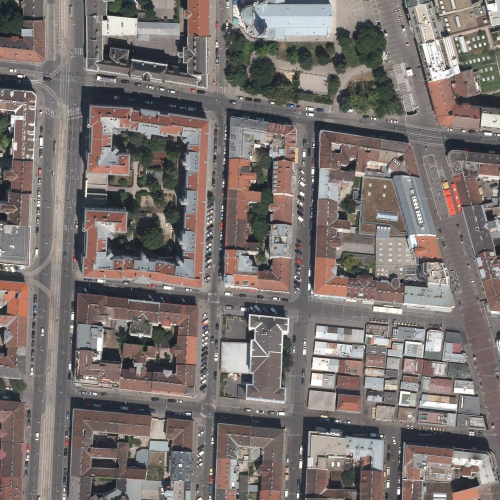
#> input picture images/aerial1.jpg, 1000 x 1000 px (shown at 1/2 size)
$ python basic_enhancement.py
#> lines starting #> are read from the running program, lines starting #| are printed output that depends on the picture
import cv2
import numpy as np

input_path = "images/aerial1.jpg"

img = cv2.imread(input_path)
#> img is the input picture: shape (1000, 1000, 3); mean B, G, R 110.7, 113.3, 121.2
img_gray = cv2.imread(input_path, cv2.IMREAD_GRAYSCALE)
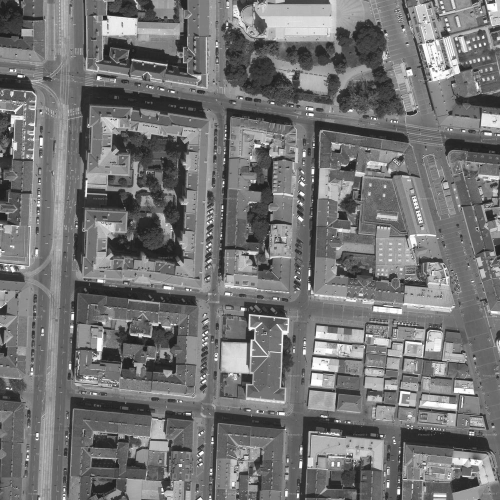
#> img_gray: shape (1000, 1000) (shown at 1/2 size); min 16, max 255, mean 115.4


# resolution enhancement
scale_x = 2
scale_y = 2
# bicubic
bicubic = cv2.resize(img, None, fx=scale_x, fy=scale_y, interpolation=cv2.INTER_CUBIC)
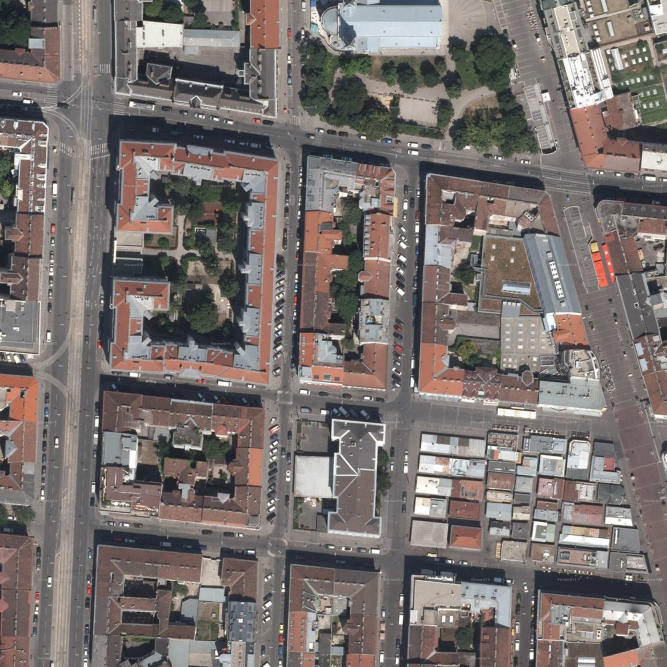
#> bicubic: shape (2000, 2000, 3) (shown at 1/3 size); mean B, G, R 110.7, 113.3, 121.2
cv2.imwrite("images/bicubic.jpg", bicubic)

# contrast enhancement
# general histogram equalisation

ghe = cv2.equalizeHist(img_gray)
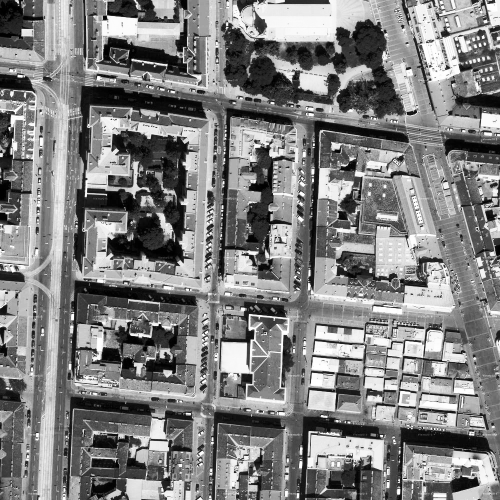
#> ghe: shape (1000, 1000) (shown at 1/2 size); min 0, max 255, mean 128.4
cv2.imwrite("images/ghe.jpg", ghe)

# adaptive histogram equalisation
clahe = cv2.createCLAHE(clipLimit=2.0, tileGridSize=(8,8))
ahe = clahe.apply(img_gray)
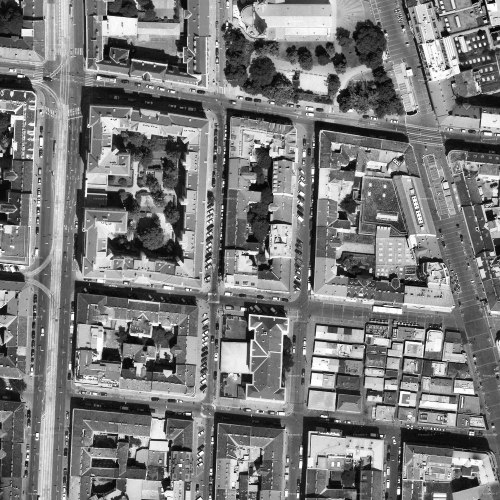
#> ahe: shape (1000, 1000) (shown at 1/2 size); min 2, max 255, mean 122.4
cv2.imwrite("images/ahe.jpg", ahe)

# min-max contrast stretching
minmax = ((img_gray - np.amin(img_gray)) / (np.amax(img_gray) - np.amin(img_gray))) * 255
cv2.imwrite("images/minmax.jpg", minmax)

# edge enhancement

def auto_canny(image, sigma=0.33):
#> called with sigma = 0.33
    v = np.median(image)
#> v = 113
    lower = int(max(0, (1.0 - sigma) * v))
#> lower = 75
    upper = int(min(255, (1.0 + sigma) * v))
#> upper = 150
    edged = cv2.Canny(image, lower, upper)
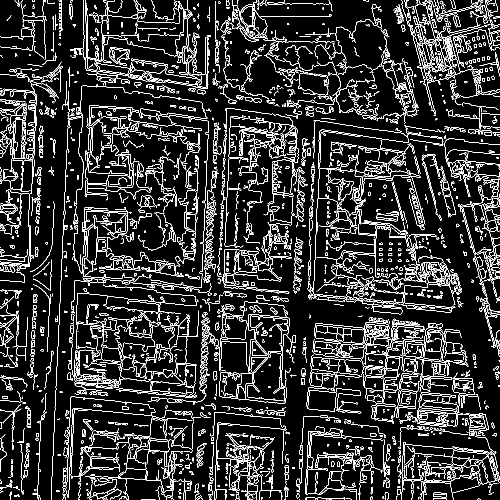
#> edged: shape (1000, 1000) (shown at 1/2 size); 11.9% white in thin lines or dots
    return edged

blurred = cv2.GaussianBlur(img_gray, (3, 3), 0)
auto_edge = auto_canny(blurred)
cv2.imwrite("images/edge.jpg", auto_edge)
